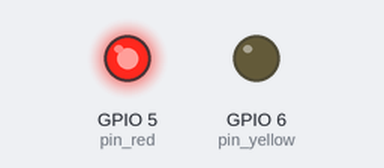
Bench run of a program on a simulated Raspberry Pi (BCM pin numbers). On the bench: output pins drawn as LEDs (lit = HIGH).

Above: at 0.5 s.
At 1.5 s:
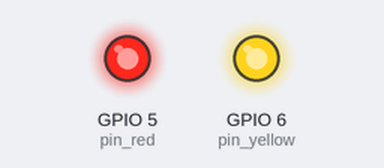
At 2.5 s:
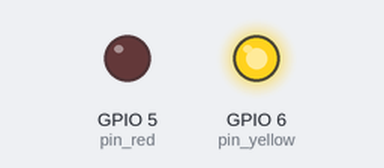
At 3.5 s:
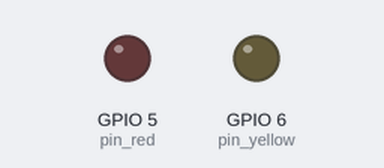
Timing chart, 0 to 5.2 s (numbered marks = the images above):
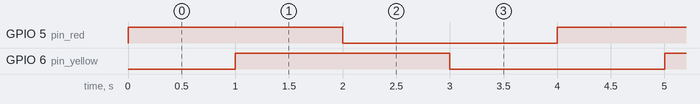

Measured:
- by itself, GPIO 5 (pin_red), GPIO 6 (pin_yellow): alternates HIGH for 2.0 s and LOW for 2.0 s
- by itself, everything shown: repeats every 4.0 s, in 4 steps

The program:

sample_-_high_low.py
```python
import RPi.GPIO as GPIO
import time

pin_red = 5
pin_yellow = 6

GPIO.setmode(GPIO.BCM)
GPIO.setup(pin_red, GPIO.OUT)
GPIO.setup(pin_yellow, GPIO.OUT)


def destroy():
    GPIO.output(pin_red, GPIO.LOW)
    GPIO.output(pin_yellow, GPIO.LOW)
    GPIO.cleanup()


def show():
    while True:
        # 亮紅， 暗黃 = 紅
        GPIO.output(pin_red, GPIO.HIGH)
        GPIO.output(pin_yellow, GPIO.LOW)
        time.sleep(1)

        # 亮紅和黃 = 橙
        GPIO.output(pin_red, GPIO.HIGH)
        GPIO.output(pin_yellow, GPIO.HIGH)
        time.sleep(1)

        # 亮黃，暗紅 = 黃
        GPIO.output(pin_red, GPIO.LOW)
        GPIO.output(pin_yellow, GPIO.HIGH)
        time.sleep(1)

        # 暗紅和黃 = 沒亮燈
        GPIO.output(pin_red, GPIO.LOW)
        GPIO.output(pin_yellow, GPIO.LOW)
        time.sleep(1)


if __name__ == "__main__":
    try:
        show()
    except KeyboardInterrupt:
        destroy()
```
